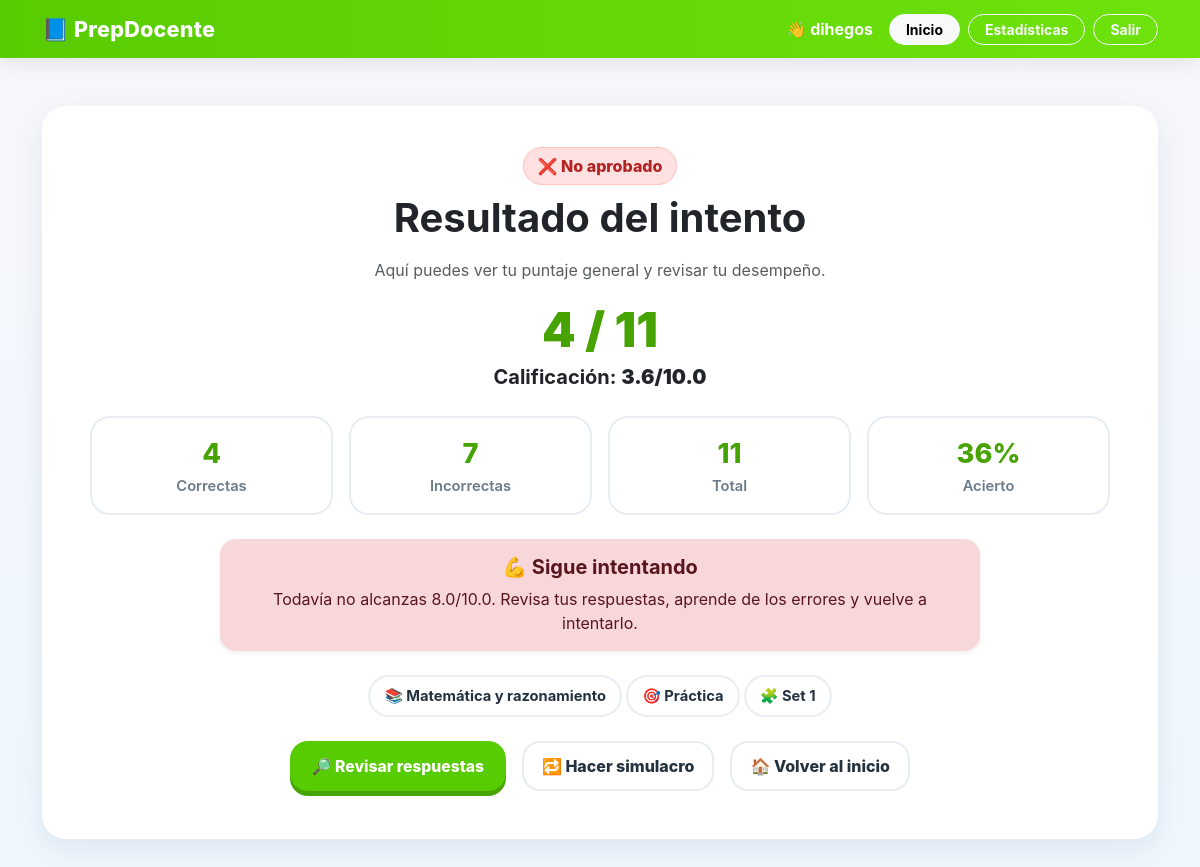
The page /result/1 (signed in) on the database its author committed.
### prepdocente/models.py (models this page shows, shortened)
class User(UserMixin, db.Model):
    id = db.Column(db.Integer, primary_key=True)
    username = db.Column(db.String(80), unique=True, nullable=False, index=True)
    email = db.Column(db.String(120), unique=True, nullable=True, index=True)
    password_hash = db.Column(db.String(255), nullable=False)
    created_at = db.Column(db.DateTime, default=datetime.utcnow)
    attempts = db.relationship(
        "Attempt",
        backref="user",
        lazy=True,
        cascade="all, delete-orphan"
    )

class Attempt(db.Model):
    id = db.Column(db.Integer, primary_key=True)
    user_id = db.Column(db.Integer, db.ForeignKey("user.id"), nullable=False)
    mode = db.Column(db.String(20), default="practice")
    category = db.Column(db.String(120), nullable=True)
    quiz_set = db.Column(db.Integer, default=1)
    score = db.Column(db.Integer, default=0)
    total_questions = db.Column(db.Integer, default=0)
    grade_10 = db.Column(db.Float, default=0.0)
    passed = db.Column(db.Boolean, default=False)
    started_at = db.Column(db.DateTime, default=datetime.utcnow)
    answers = db.relationship(
        "Answer",
        backref="attempt",
        lazy=True,
        cascade="all, delete-orphan"
    )

### prepdocente/routes.py (the view)
@main_bp.route("/result/<int:attempt_id>")
@login_required
def result(attempt_id):
    attempt = Attempt.query.get_or_404(attempt_id)
    if attempt.user_id != current_user.id:
        abort(403)
    next_set = None
    if attempt.mode == "exam" and attempt.passed:
        next_set = (attempt.quiz_set or 1) + 1
    return render_template(
        "result.html",
        attempt=attempt,
        next_set=next_set,
    )

### prepdocente/__init__.py (called while the page is built)
@login_manager.user_loader
def load_user(user_id):
    return User.query.get(int(user_id))

### prepdocente/templates/result.html
{% extends 'base.html' %}
{% block content %}
<div class="card mb-4">
    <div class="card-body p-4 p-md-5 text-center">
        <div class="mb-3">
            {% if attempt.passed %}
                <span class="badge-duo-success">✅ Aprobado</span>
            {% else %}
                <span class="badge-duo-danger">❌ No aprobado</span>
            {% endif %}
        </div>
        <h1 class="fw-bold mb-3">Resultado del intento</h1>
        <p class="text-muted mb-4">
            Aquí puedes ver tu puntaje general y revisar tu desempeño.
        </p>
        <div class="result-score mb-2">
            {{ attempt.score }} / {{ attempt.total_questions }}
        </div>
        <div class="result-grade mb-4">
            Calificación:
            <strong>{{ "%.1f"|format(attempt.grade_10) }}/10.0</strong>
        </div>
        <div class="row g-3 justify-content-center mb-4">
            <div class="col-6 col-md-3">
                <div class="duo-stat">
                    <div class="duo-stat-number">{{ attempt.score }}</div>
                    <div class="duo-stat-label">Correctas</div>
                </div>
            </div>
            <div class="col-6 col-md-3">
                <div class="duo-stat">
                    <div class="duo-stat-number">{{ attempt.total_questions - attempt.score }}</div>
                    <div class="duo-stat-label">Incorrectas</div>
                </div>
            </div>
            <div class="col-6 col-md-3">
                <div class="duo-stat">
                    <div class="duo-stat-number">{{ attempt.total_questions }}</div>
                    <div class="duo-stat-label">Total</div>
                </div>
            </div>
            <div class="col-6 col-md-3">
                <div class="duo-stat">
                    <div class="duo-stat-number">{{ "%.0f"|format((attempt.score / attempt.total_questions) * 100) }}%</div>
                    <div class="duo-stat-label">Acierto</div>
                </div>
            </div>
        </div>
        {% if attempt.passed %}
            <div class="alert alert-success rounded-4 border-0 shadow-sm mx-auto mb-4" style="max-width: 760px;">
                <h5 class="fw-bold mb-2">🎉 ¡Muy bien!</h5>
                <p class="mb-0">
                    Alcanzaste una nota aprobatoria.
                    {% if attempt.mode == 'exam' and next_set %}
                        El siguiente simulacro disponible será el <strong>Set {{ next_set }}</strong>.
                    {% endif %}
                </p>
            </div>
        {% else %}
            <div class="alert alert-danger rounded-4 border-0 shadow-sm mx-auto mb-4" style="max-width: 760px;">
                <h5 class="fw-bold mb-2">💪 Sigue intentando</h5>
                <p class="mb-0">
                    Todavía no alcanzas 8.0/10.0. Revisa tus respuestas, aprende de los errores y vuelve a intentarlo.
                </p>
            </div>
        {% endif %}
        {% if attempt.category %}
        <div class="mb-4">
            <span class="duo-pill">📚 {{ attempt.category }}</span>
            {% if attempt.mode %}
                <span class="duo-pill">
                    {% if attempt.mode == 'exam' %}
                        ⏱️ Simulacro
                    {% else %}
                        🎯 Práctica
                    {% endif %}
                </span>
            {% endif %}
            {% if attempt.quiz_set %}
                <span class="duo-pill">🧩 Set {{ attempt.quiz_set }}</span>
            {% endif %}
        </div>
        {% endif %}
        <div class="d-flex justify-content-center gap-3 flex-wrap mt-4">
            <a class="btn-duolingo-pro" href="{{ url_for('main.review', attempt_id=attempt.id) }}">
                🔎 Revisar respuestas
            </a>
            <a class="btn-duo-outline" href="{{ url_for('main.quiz_all') }}">
                🔁 Hacer simulacro
            </a>
            <a class="btn-duo-outline" href="{{ url_for('main.index') }}">
                🏠 Volver al inicio
            </a>
        </div>
    </div>
</div>
{% endblock %}

### prepdocente/templates/base.html (shortened to what this page needs)
<!doctype html>
<html lang="es">
<head>
    <link href="https://cdn.jsdelivr.net/npm/bootstrap@5.3.3/dist/css/bootstrap.min.css" rel="stylesheet">
    <link rel="stylesheet" href="{{ url_for('static', filename='style.css') }}">
</head>
<body>
<nav class="navbar navbar-expand-lg navbar-dark navbar-duo">
    <div class="container">
        <a class="navbar-brand" href="{{ url_for('main.index') }}">📘 PrepDocente</a>
        <div class="d-flex gap-2 align-items-center flex-wrap">
            {% if current_user.is_authenticated %}
                <span class="text-white fw-bold me-2">👋 {{ current_user.username }}</span>
                <a class="btn btn-light btn-sm fw-bold rounded-pill px-3" href="{{ url_for('main.index') }}">Inicio</a>
                <a class="btn btn-outline-light btn-sm fw-bold rounded-pill px-3" href="{{ url_for('main.stats') }}">Estadísticas</a>
                <a class="btn btn-outline-light btn-sm fw-bold rounded-pill px-3" href="{{ url_for('main.logout') }}">Salir</a>
            {% else %}
                <a class="btn btn-light btn-sm fw-bold rounded-pill px-3" href="{{ url_for('main.login') }}">Entrar</a>
                <a class="btn btn-outline-light btn-sm fw-bold rounded-pill px-3" href="{{ url_for('main.register') }}">Crear cuenta</a>
            {% endif %}
        </div>
    </div>
</nav>
<div class="container py-4 py-md-5">
    {% block content %}{% endblock %}
</div>
</body>
</html>

### prepdocente/static/style.css (style rules this page uses)
:root { --duo-green: #58cc02; --duo-green-dark: #46a302; --duo-green-soft: #e9fbd7; --duo-blue: #1cb0f6; --duo-yellow: #ffd900; --duo-red: #ff4b4b; --duo-bg: #f7f7fb; --duo-card: #ffffff; --duo-text: #24323f; --duo-muted: #6c7a89; --duo-border: #e8edf3; }
body { background: linear-gradient(180deg, #f7f7fb 0%, #eef7ff 100%); color: var(--duo-text); font-family: "Inter", "Segoe UI", sans-serif; }
a { text-decoration: none; }
.navbar-duo { background: linear-gradient(90deg, var(--duo-green) 0%, #6fe30c 100%); box-shadow: 0 6px 18px rgba(0, 0, 0, 0.08); }
.navbar-brand { font-weight: 800; font-size: 1.35rem; letter-spacing: 0.2px; }
.card { border: none; border-radius: 24px; background: var(--duo-card); box-shadow: 0 10px 28px rgba(31, 41, 55, 0.08); }
.duo-pill { display: inline-flex; align-items: center; gap: 8px; background: #ffffff; color: var(--duo-text); border: 2px solid var(--duo-border); border-radius: 999px; padding: 8px 14px; font-weight: 700; font-size: 0.92rem; }
.duo-stat { background: #fff; border: 2px solid var(--duo-border); border-radius: 20px; padding: 16px; text-align: center; height: 100%; }
.duo-stat-number { font-size: 1.7rem; font-weight: 800; color: var(--duo-green-dark); }
.duo-stat-label { color: var(--duo-muted); font-weight: 600; font-size: 0.92rem; }
.btn-duolingo-pro { display: inline-flex; align-items: center; justify-content: center; gap: 9px; background: var(--duo-green); color: white; font-weight: 800; font-size: 0.98rem; padding: 12px 22px; border-radius: 18px; border: none; box-shadow: 0 5px 0 var(--duo-green-dark); transition: all 0.15s ease-in-out; }
.btn-duo-outline { display: inline-flex; align-items: center; justify-content: center; gap: 8px; background: #fff; color: var(--duo-text); border: 2px solid var(--duo-border); font-weight: 800; padding: 11px 18px; border-radius: 18px; transition: all 0.15s ease-in-out; }
.result-score { font-size: 3rem; font-weight: 900; line-height: 1; color: var(--duo-green-dark); }
.result-grade { font-size: 1.25rem; font-weight: 700; }
.badge-duo-danger { background: #ffe1e1; color: #b42323; border: 1px solid #ffc1c1; font-weight: 800; padding: 8px 14px; border-radius: 999px; }

### rows shown on the page
User: username "dihegos"
Attempt: score "4", total_questions "11", grade_10 "3.6", attempt.total_questions-attempt.score "7", (attempt.score/attempt.total_questions)*100 "36", category "Matemática y razonamiento", quiz_set "1"
